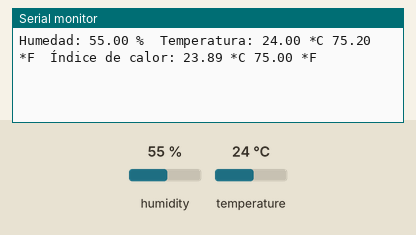
Bench run of a sketch on a simulated Arduino Uno, built with avr-gcc and run on an emulated ATmega328P. On the bench: the last lines printed to the serial monitor. The inputs (shaded band) are chosen by the test bench; at power-on: humidity 55 %, temperature 24 °C.

Above: at 18.0 s.
18.1 s: humidity set to 22 %
At 21.3 s:
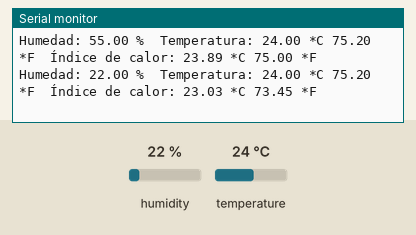
33.1 s: temperature set to 12 °C
At 41.0 s:
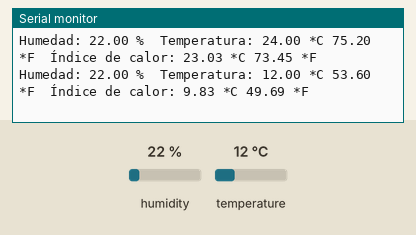
48.1 s: humidity set to 40 %
At 51.4 s:
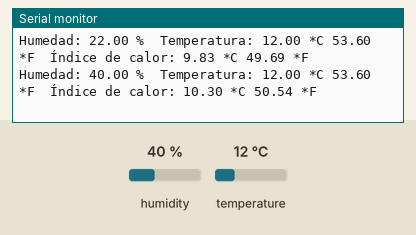
Timing chart, 0 to 52.9 s (numbered marks = the images above; inputs shaded):
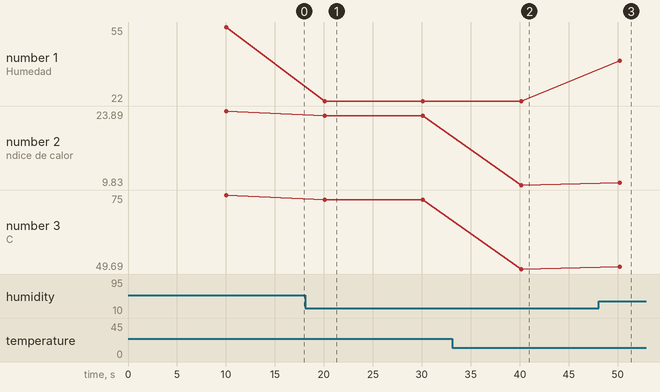

The sketch:

DHT11ArduinoUNO.ino
```cpp
// Incluimos librería
#include <DHT.h>

// Definimos el pin digital donde se conecta el sensor
#define DHTPIN 5
// Dependiendo del tipo de sensor
#define DHTTYPE DHT11

// Inicializamos el sensor DHT11
DHT dht(DHTPIN, DHTTYPE);

void setup() {
  // Inicializamos comunicación serie
  Serial.begin(9600);

  // Comenzamos el sensor DHT
  dht.begin();

}

void loop() {
    // Esperamos 5 segundos entre medidas
  delay(10000);

  // Leemos la humedad relativa
  float h = dht.readHumidity();
  // Leemos la temperatura en grados centígrados (por defecto)
  float t = dht.readTemperature();
  // Leemos la temperatura en grados Fahreheit
  float f = dht.readTemperature(true);

  // Comprobamos si ha habido algún error en la lectura
  if (isnan(h) || isnan(t) || isnan(f)) {
    Serial.println("Error obteniendo los datos del sensor DHT11");
    return;
  }

  // Calcular el índice de calor en Fahreheit
  float hif = dht.computeHeatIndex(f, h);
  // Calcular el índice de calor en grados centígrados
  float hic = dht.computeHeatIndex(t, h, false);

  Serial.print("Humedad: ");
  Serial.print(h);
  Serial.print(" %\t");
  Serial.print("Temperatura: ");
  Serial.print(t);
  Serial.print(" *C ");
  Serial.print(f);
  Serial.print(" *F\t");
  Serial.print("Índice de calor: ");
  Serial.print(hic);
  Serial.print(" *C ");
  Serial.print(hif);
  Serial.println(" *F");

}
```

Measured:
- after the input at 18.1 s, the serial monitor: prints a new line after 2.0 s (image 1)
- after the input at 33.1 s, the serial monitor: prints a new line after 7.1 s (image 2)
- after the input at 48.1 s, the serial monitor: prints a new line after 2.1 s (image 3)
- plotted number 1: 55 → 22 after the input at 18.1 s, 22 → 40 after the input at 48.1 s
- plotted number 2: 23.89 → 23.03 after the input at 18.1 s, 23.03 → 9.83 after the input at 33.1 s, 9.83 → 10.3 after the input at 48.1 s
- plotted number 3: 75 → 73.45 after the input at 18.1 s, 73.45 → 49.69 after the input at 33.1 s, 49.69 → 50.54 after the input at 48.1 s
